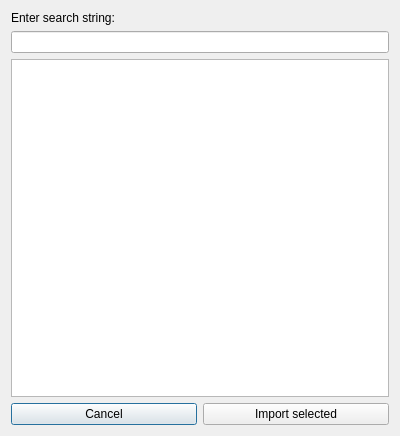
<?xml version="1.0" encoding="UTF-8"?>
<ui version="4.0">
 <class>DlgImportPlayer</class>
 <widget class="QDialog" name="DlgImportPlayer">
  <property name="geometry">
   <rect>
    <x>0</x>
    <y>0</y>
    <width>400</width>
    <height>436</height>
   </rect>
  </property>
  <property name="windowTitle">
   <string>Dialog</string>
  </property>
  <layout class="QVBoxLayout" name="verticalLayout_2">
   <item>
    <layout class="QVBoxLayout" name="verticalLayout">
     <item>
      <widget class="QLabel" name="label">
       <property name="text">
        <string>Enter search string:</string>
       </property>
      </widget>
     </item>
     <item>
      <widget class="QLineEdit" name="leSearchString"/>
     </item>
     <item>
      <widget class="QListWidget" name="lwNames"/>
     </item>
     <item>
      <layout class="QHBoxLayout" name="horizontalLayout">
       <item>
        <widget class="QPushButton" name="btnCancel">
         <property name="text">
          <string>Cancel</string>
         </property>
        </widget>
       </item>
       <item>
        <widget class="QPushButton" name="btnImport">
         <property name="text">
          <string>Import selected</string>
         </property>
        </widget>
       </item>
      </layout>
     </item>
    </layout>
   </item>
  </layout>
 </widget>
 <resources/>
 <connections>
  <connection>
   <sender>btnCancel</sender>
   <signal>clicked()</signal>
   <receiver>DlgImportPlayer</receiver>
   <slot>reject()</slot>
   <hints>
    <hint type="sourcelabel">
     <x>103</x>
     <y>413</y>
    </hint>
    <hint type="destinationlabel">
     <x>199</x>
     <y>217</y>
    </hint>
   </hints>
  </connection>
  <connection>
   <sender>btnImport</sender>
   <signal>clicked()</signal>
   <receiver>DlgImportPlayer</receiver>
   <slot>accept()</slot>
   <hints>
    <hint type="sourcelabel">
     <x>295</x>
     <y>413</y>
    </hint>
    <hint type="destinationlabel">
     <x>199</x>
     <y>217</y>
    </hint>
   </hints>
  </connection>
  <connection>
   <sender>lwNames</sender>
   <signal>itemSelectionChanged()</signal>
   <receiver>DlgImportPlayer</receiver>
   <slot>onNameListSelectionChanged()</slot>
   <hints>
    <hint type="sourcelabel">
     <x>199</x>
     <y>226</y>
    </hint>
    <hint type="destinationlabel">
     <x>199</x>
     <y>217</y>
    </hint>
   </hints>
  </connection>
  <connection>
   <sender>leSearchString</sender>
   <signal>textChanged(QString)</signal>
   <receiver>DlgImportPlayer</receiver>
   <slot>onSearchStringChanged()</slot>
   <hints>
    <hint type="sourcelabel">
     <x>199</x>
     <y>40</y>
    </hint>
    <hint type="destinationlabel">
     <x>199</x>
     <y>217</y>
    </hint>
   </hints>
  </connection>
  <connection>
   <sender>lwNames</sender>
   <signal>itemDoubleClicked(QListWidgetItem*)</signal>
   <receiver>DlgImportPlayer</receiver>
   <slot>accept()</slot>
   <hints>
    <hint type="sourcelabel">
     <x>199</x>
     <y>226</y>
    </hint>
    <hint type="destinationlabel">
     <x>199</x>
     <y>217</y>
    </hint>
   </hints>
  </connection>
 </connections>
 <slots>
  <slot>onNameListSelectionChanged()</slot>
  <slot>onSearchStringChanged()</slot>
 </slots>
</ui>
